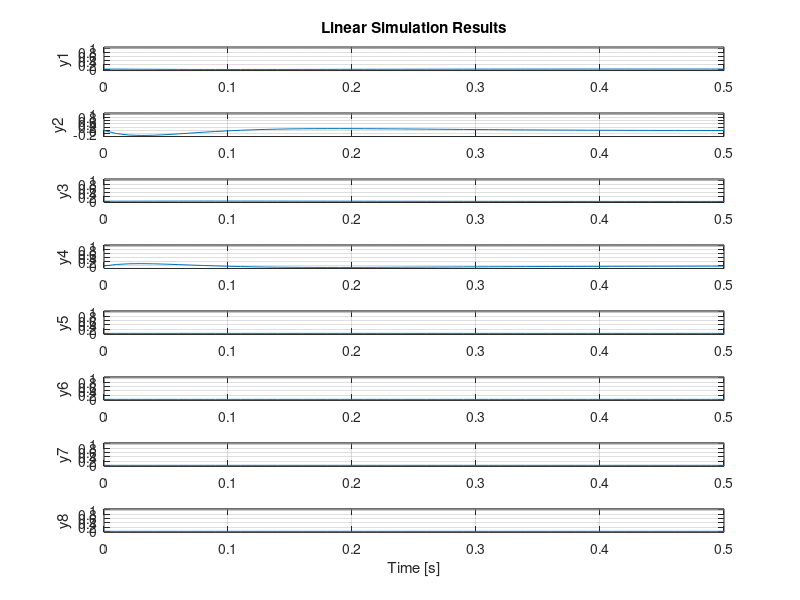

Write MATLAB code to recreate this figure.
clear all
clc

A = [0 1 0 0; 30 0 0 20; 0 0 0 1; -2 0 0 -10]; 
B = [0; -25; 0; 10]; 
C = [40 0 0 0; 0 0 10 0; 0 0 0 -5]; 
D = zeros(3, 1);

plant = ss(A, B, C, D);

poles_sys = pole(plant);
poles_c = [-15; -30; poles_sys(3:4)]';
K = place(A, B, poles_c);

poles_o = 2*poles_c; 
L = place(A', C', poles_o)';

A_11 = A-B*K; 
A_12 = -B*K; 
A_21 = zeros(4, 4); 
A_22 = A-L*C; 
A_CL = [A_11, A_12; A_21, A_22];

B_CL = [B; zeros(4, 1)]; 
C_CL = eye(8); 
D_CL = zeros(8, 1);

plant_CL_full = ss(A_CL, B_CL, C_CL, D_CL); 
t = 0:0.01:0.5; 
u = 1+0*t; 
lsim(plant_CL_full, u, t)

% plant_1 = ss(A-B*K, B, C(1, :), 0); 
% plant_2 = ss(A-B*K, B, C(2, :), 0); 
% plant_3 = ss(A-B*K, B, C(3, :), 0); 
% 
% figure; hold on 
% step(plant_1)
% step(plant_2)
% step(plant_3)
% legend('Angular Position', 'Linear Position', 'Linear Velocity')
% hold off

